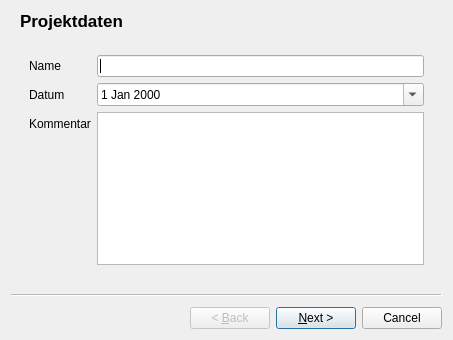
<?xml version="1.0" encoding="UTF-8"?>
<ui version="4.0">
 <class>newProjectWizard</class>
 <widget class="QWizard" name="newProjectWizard">
  <property name="geometry">
   <rect>
    <x>0</x>
    <y>0</y>
    <width>453</width>
    <height>340</height>
   </rect>
  </property>
  <property name="windowTitle">
   <string>Projektassistent</string>
  </property>
  <widget class="QWizardPage" name="wpProjectData">
   <property name="title">
    <string>Projektdaten</string>
   </property>
   <property name="subTitle">
    <string/>
   </property>
   <layout class="QVBoxLayout" name="verticalLayout">
    <item>
     <widget class="QWidget" name="widProjectData" native="true">
      <layout class="QHBoxLayout" name="horizontalLayout">
       <item>
        <layout class="QFormLayout" name="formLayout">
         <item row="0" column="0">
          <widget class="QLabel" name="lblName">
           <property name="text">
            <string>Name</string>
           </property>
          </widget>
         </item>
         <item row="0" column="1">
          <widget class="QLineEdit" name="editName"/>
         </item>
         <item row="1" column="0">
          <widget class="QLabel" name="lblDate">
           <property name="text">
            <string>Datum</string>
           </property>
          </widget>
         </item>
         <item row="1" column="1">
          <widget class="QDateEdit" name="deDate">
           <property name="calendarPopup">
            <bool>true</bool>
           </property>
          </widget>
         </item>
         <item row="2" column="0">
          <widget class="QLabel" name="lblComment">
           <property name="text">
            <string>Kommentar</string>
           </property>
          </widget>
         </item>
         <item row="2" column="1">
          <widget class="QTextEdit" name="teComment"/>
         </item>
        </layout>
       </item>
      </layout>
     </widget>
    </item>
   </layout>
  </widget>
  <widget class="QWizardPage" name="wpMaterialParameters">
   <property name="title">
    <string>Materialparameter</string>
   </property>
   <layout class="QVBoxLayout" name="verticalLayout_3">
    <item>
     <widget class="QWidget" name="widMaterialParameters" native="true">
      <layout class="QVBoxLayout" name="verticalLayout_2">
       <item>
        <layout class="QFormLayout" name="formLayout_2">
         <item row="0" column="0">
          <widget class="QLabel" name="lblMaterial">
           <property name="text">
            <string>Material</string>
           </property>
          </widget>
         </item>
         <item row="0" column="1">
          <widget class="QLineEdit" name="editMaterial"/>
         </item>
         <item row="1" column="0">
          <widget class="QLabel" name="lblMaterialDepth">
           <property name="text">
            <string>Materialstärke</string>
           </property>
          </widget>
         </item>
         <item row="2" column="0">
          <widget class="QLabel" name="lblDegreeOfCleaning">
           <property name="text">
            <string>Reinigungsgrad</string>
           </property>
          </widget>
         </item>
         <item row="3" column="0">
          <widget class="QLabel" name="lblAmountOfScrub">
           <property name="text">
            <string>Anteil Fraßmehl</string>
           </property>
          </widget>
         </item>
         <item row="4" column="0">
          <widget class="QLabel" name="lblTSeedWeight">
           <property name="text">
            <string>TKG</string>
           </property>
          </widget>
         </item>
         <item row="3" column="1">
          <widget class="QDoubleSpinBox" name="dsbAmountOfScrub">
           <property name="suffix">
            <string> %</string>
           </property>
           <property name="decimals">
            <number>1</number>
           </property>
          </widget>
         </item>
         <item row="2" column="1">
          <widget class="QDoubleSpinBox" name="dsbDegreeOfCleaning">
           <property name="suffix">
            <string> %</string>
           </property>
           <property name="decimals">
            <number>1</number>
           </property>
           <property name="maximum">
            <double>100.000000000000000</double>
           </property>
           <property name="singleStep">
            <double>0.100000000000000</double>
           </property>
          </widget>
         </item>
         <item row="1" column="1">
          <widget class="QDoubleSpinBox" name="dsbMaterialThickness">
           <property name="suffix">
            <string> mm</string>
           </property>
           <property name="decimals">
            <number>1</number>
           </property>
           <property name="maximum">
            <double>1000.000000000000000</double>
           </property>
          </widget>
         </item>
         <item row="4" column="1">
          <widget class="QDoubleSpinBox" name="dsbThousandSeedWeight">
           <property name="suffix">
            <string> g</string>
           </property>
           <property name="maximum">
            <double>1000.000000000000000</double>
           </property>
          </widget>
         </item>
        </layout>
       </item>
      </layout>
     </widget>
    </item>
   </layout>
  </widget>
  <widget class="QWizardPage" name="wpEnvironmentParameters">
   <property name="title">
    <string>Umgebungsparamter</string>
   </property>
   <layout class="QVBoxLayout" name="verticalLayout_5">
    <item>
     <widget class="QWidget" name="widEnvironmentData" native="true">
      <layout class="QVBoxLayout" name="verticalLayout_4">
       <item>
        <layout class="QFormLayout" name="formLayout_3">
         <item row="0" column="0">
          <widget class="QLabel" name="lblTemperature">
           <property name="text">
            <string>Temperatur</string>
           </property>
          </widget>
         </item>
         <item row="1" column="0">
          <widget class="QLabel" name="lblMoisture">
           <property name="text">
            <string>rel. Luftfeuchte</string>
           </property>
          </widget>
         </item>
         <item row="2" column="0">
          <widget class="QLabel" name="lblPressure">
           <property name="text">
            <string>Luftdruck</string>
           </property>
          </widget>
         </item>
         <item row="0" column="1">
          <widget class="QDoubleSpinBox" name="dsbTemperature">
           <property name="suffix">
            <string> °C</string>
           </property>
           <property name="singleStep">
            <double>0.100000000000000</double>
           </property>
           <property name="value">
            <double>20.000000000000000</double>
           </property>
          </widget>
         </item>
         <item row="1" column="1">
          <widget class="QDoubleSpinBox" name="dsbMoisture">
           <property name="suffix">
            <string> %</string>
           </property>
           <property name="maximum">
            <double>100.000000000000000</double>
           </property>
           <property name="value">
            <double>30.000000000000000</double>
           </property>
          </widget>
         </item>
         <item row="2" column="1">
          <widget class="QDoubleSpinBox" name="dsbPressure">
           <property name="suffix">
            <string> kPa</string>
           </property>
           <property name="decimals">
            <number>4</number>
           </property>
           <property name="maximum">
            <double>200.000000000000000</double>
           </property>
           <property name="singleStep">
            <double>0.100000000000000</double>
           </property>
           <property name="value">
            <double>101.325000000000003</double>
           </property>
          </widget>
         </item>
        </layout>
       </item>
      </layout>
     </widget>
    </item>
   </layout>
  </widget>
  <widget class="QWizardPage" name="wpSelectTube">
   <property name="title">
    <string>Messrohr Auswählen</string>
   </property>
   <layout class="QVBoxLayout" name="verticalLayout_9">
    <item>
     <widget class="QWidget" name="wdSelectTube" native="true">
      <layout class="QVBoxLayout" name="verticalLayout_7">
       <item>
        <layout class="QVBoxLayout" name="verticalLayout_8">
         <item>
          <widget class="QRadioButton" name="rbCurrentTube">
           <property name="text">
            <string>Aktuelles Rohr verwenden</string>
           </property>
           <property name="checked">
            <bool>true</bool>
           </property>
          </widget>
         </item>
         <item>
          <widget class="QRadioButton" name="rbTubeFromFile">
           <property name="text">
            <string>Rohr aus Datei laden</string>
           </property>
          </widget>
         </item>
         <item>
          <widget class="QRadioButton" name="rbNewTube">
           <property name="text">
            <string>Neues Rohr erstellen</string>
           </property>
          </widget>
         </item>
        </layout>
       </item>
      </layout>
     </widget>
    </item>
   </layout>
  </widget>
  <widget class="QWizardPage" name="wpMeasurementParameters">
   <property name="title">
    <string>Messungs-Parameter</string>
   </property>
   <layout class="QVBoxLayout" name="verticalLayout_6">
    <item>
     <widget class="QWidget" name="wdMeasurementParameters" native="true">
      <layout class="QVBoxLayout" name="verticalLayout_16">
       <item>
        <layout class="QFormLayout" name="formLayout_4">
         <property name="fieldGrowthPolicy">
          <enum>QFormLayout::AllNonFixedFieldsGrow</enum>
         </property>
         <item row="0" column="0">
          <widget class="QLabel" name="lblAmountMeans">
           <property name="text">
            <string>Anzahl Mittelungen</string>
           </property>
          </widget>
         </item>
         <item row="0" column="1">
          <widget class="QSpinBox" name="sbMeanAmount">
           <property name="minimum">
            <number>1</number>
           </property>
           <property name="maximum">
            <number>10000</number>
           </property>
          </widget>
         </item>
         <item row="1" column="0">
          <widget class="QLabel" name="lblFFTResolution">
           <property name="text">
            <string>FFT-Auflösung</string>
           </property>
          </widget>
         </item>
         <item row="1" column="1">
          <widget class="QDoubleSpinBox" name="dsbFFTResolution">
           <property name="suffix">
            <string> Hz</string>
           </property>
           <property name="minimum">
            <double>0.100000000000000</double>
           </property>
           <property name="maximum">
            <double>100.000000000000000</double>
           </property>
           <property name="singleStep">
            <double>0.100000000000000</double>
           </property>
           <property name="value">
            <double>1.000000000000000</double>
           </property>
          </widget>
         </item>
         <item row="3" column="0">
          <widget class="QLabel" name="lblFFTWindow">
           <property name="text">
            <string>FFT-Fenster</string>
           </property>
          </widget>
         </item>
         <item row="3" column="1">
          <widget class="QComboBox" name="cbFFTWindow">
           <item>
            <property name="text">
             <string>Bartlett-Hann</string>
            </property>
           </item>
           <item>
            <property name="text">
             <string>Bartlett</string>
            </property>
           </item>
           <item>
            <property name="text">
             <string>Blackman</string>
            </property>
           </item>
           <item>
            <property name="text">
             <string>Blackman-Harris</string>
            </property>
           </item>
           <item>
            <property name="text">
             <string>Bohman</string>
            </property>
           </item>
           <item>
            <property name="text">
             <string>Boxcar/Rechteck</string>
            </property>
           </item>
           <item>
            <property name="text">
             <string>Dreieck</string>
            </property>
           </item>
           <item>
            <property name="text">
             <string>Flat-Top</string>
            </property>
           </item>
           <item>
            <property name="text">
             <string>Hamming</string>
            </property>
           </item>
           <item>
            <property name="text">
             <string>Hann</string>
            </property>
           </item>
           <item>
            <property name="text">
             <string>Parzen</string>
            </property>
           </item>
          </widget>
         </item>
         <item row="4" column="0">
          <widget class="QLabel" name="lblSignal">
           <property name="text">
            <string>Signal</string>
           </property>
          </widget>
         </item>
         <item row="4" column="1">
          <widget class="QComboBox" name="cbSignalSelect"/>
         </item>
         <item row="5" column="0">
          <widget class="QLabel" name="lblMeasurementTime">
           <property name="text">
            <string>Messdauer</string>
           </property>
          </widget>
         </item>
         <item row="5" column="1">
          <widget class="QLabel" name="lblMeasurementTimeDisplay">
           <property name="text">
            <string/>
           </property>
          </widget>
         </item>
         <item row="2" column="0">
          <widget class="QLabel" name="lblOverlap">
           <property name="text">
            <string>Überlappung</string>
           </property>
          </widget>
         </item>
         <item row="2" column="1">
          <widget class="QSpinBox" name="sbOverlap">
           <property name="suffix">
            <string> %</string>
           </property>
           <property name="prefix">
            <string/>
           </property>
           <property name="value">
            <number>90</number>
           </property>
          </widget>
         </item>
        </layout>
       </item>
      </layout>
     </widget>
    </item>
   </layout>
  </widget>
 </widget>
 <tabstops>
  <tabstop>editName</tabstop>
  <tabstop>deDate</tabstop>
  <tabstop>teComment</tabstop>
  <tabstop>editMaterial</tabstop>
  <tabstop>dsbMaterialThickness</tabstop>
  <tabstop>dsbDegreeOfCleaning</tabstop>
  <tabstop>dsbAmountOfScrub</tabstop>
  <tabstop>dsbThousandSeedWeight</tabstop>
  <tabstop>dsbTemperature</tabstop>
  <tabstop>dsbMoisture</tabstop>
  <tabstop>dsbPressure</tabstop>
  <tabstop>rbCurrentTube</tabstop>
  <tabstop>rbTubeFromFile</tabstop>
  <tabstop>rbNewTube</tabstop>
  <tabstop>sbMeanAmount</tabstop>
  <tabstop>dsbFFTResolution</tabstop>
  <tabstop>sbOverlap</tabstop>
  <tabstop>cbFFTWindow</tabstop>
  <tabstop>cbSignalSelect</tabstop>
 </tabstops>
 <resources/>
 <connections/>
</ui>
